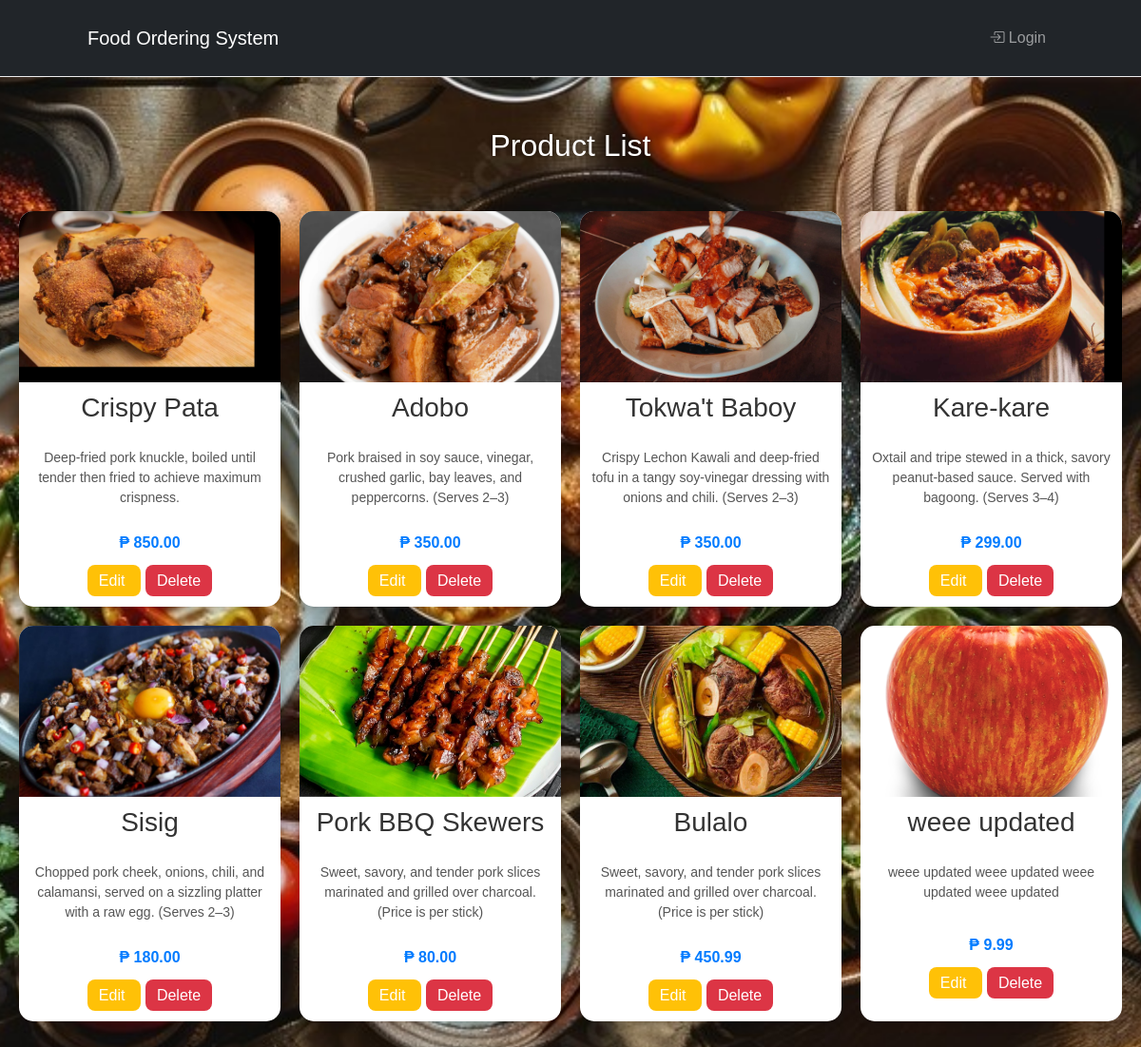
Screenshot of /products/list with the database file from the repository.
### tables this page shows
CREATE TABLE products (
                id INTEGER PRIMARY KEY AUTOINCREMENT,
                name TEXT NOT NULL,
                description TEXT NOT NULL,
                price REAL NOT NULL,
                image_url TEXT
            );

### app.py (the view)
@app.route('/products/list')
def product_list():
    conn = sqlite3.connect(DB_NAME)
    c = conn.cursor()
    products = c.execute("SELECT * FROM products").fetchall()
    conn.close()
    return render_template("product_list.html", products=products)

### templates/product_list.html
{% extends "base.html" %}
{% block content %}
<h2 style="text-align:center; margin-top:20px;">Product List</h2>
<div style="
    display: grid;
    grid-template-columns: repeat(auto-fill, minmax(250px, 1fr));
    gap: 20px;
    padding: 20px;
">
    {% for p in products %}
    <div style="
        background: #fff;
        border-radius: 15px;
        box-shadow: 0 4px 12px rgba(0,0,0,0.15);
        overflow: hidden;
        text-align: center;
        padding-bottom: 15px;
    ">
        <img src="{{ url_for('static', filename='img/' + p[4].split('/')[-1]) }}"
             style="width:100%; height:180px; object-fit:cover;">
        <h3 style="margin: 10px 0 5px;">{{ p[1] }}</h3>
        <p style="padding: 0 10px; min-height: 50px; font-size: 14px; color:#555;">
            {{ p[2] }}
        </p>
        <p style="font-weight:bold; font-size:16px; color:#007bff;">
            ₱ {{ "%.2f"|format(p[3]) }}
        </p>
        <div style="margin-top:10px;">
            <a href="/products/edit/{{ p[0] }}"
               style="padding:8px 12px; background:#ffc107; color:white; border-radius:8px; text-decoration:none; margin-right:5px;">
                Edit
            </a>
            <a href="/products/delete/{{ p[0] }}"
               style="padding:8px 12px; background:#dc3545; color:white; border-radius:8px; text-decoration:none;"
               onclick="return confirm('Delete this product?');">
                Delete
            </a>
        </div>
    </div>
    {% endfor %}
</div>
{% endblock %}

### static/style.css (style rules this page uses)
body { margin: 0; font-family: Arial, sans-serif; display: flex; justify-content: center; align-items: center; min-height: 100vh; background-image: url('img/background.jpg'); background-size: cover; background-position: center; background-repeat: no-repeat; background-attachment: fixed; color: #fff; / }
h2 { margin-bottom: 30px; font-size: 2em; color: #fff; text-shadow: 0 0 5px rgba(0, 0, 0, 0.5); }
p { margin-top: 25px; font-size: 1em; }
* { margin: 0; padding: 0; box-sizing: border-box; }
body { font-family: 'Poppins', sans-serif; display: flex; flex-direction: column; align-items: center; color: #333; width: 100%; }
body::before { content: ""; display: block; height: 90px; }

### rows the page displays
products: image_url (picture), name "Crispy Pata", description "Deep-fried pork knuckle, boiled until tender then fried to achieve maximum crispness.", price "850.00"
products: image_url (picture), name "Adobo", description "Pork braised in soy sauce, vinegar, crushed garlic, bay leaves, and peppercorns. (Serves 2–3)", price "350.00"
products: image_url (picture), name "Tokwa't Baboy", description "Crispy Lechon Kawali and deep-fried tofu in a tangy soy-vinegar dressing with onions and chili. (Serves 2–3)", price "350.00"
products: image_url (picture), name "Kare-kare", description "Oxtail and tripe stewed in a thick, savory peanut-based sauce. Served with bagoong. (Serves 3–4)", price "299.00"
products: image_url (picture), name "Sisig", description "Chopped pork cheek, onions, chili, and calamansi, served on a sizzling platter with a raw egg. (Serves 2–3)", price "180.00"
products: image_url (picture), name "Pork BBQ Skewers", description "Sweet, savory, and tender pork slices marinated and grilled over charcoal. (Price is per stick)", price "80.00"
products: image_url (picture), name "Bulalo", description "Sweet, savory, and tender pork slices marinated and grilled over charcoal. (Price is per stick)", price "450.99"
products: image_url (picture), name "weee updated", description "weee updated weee updated weee updated weee updated", price "9.99"
